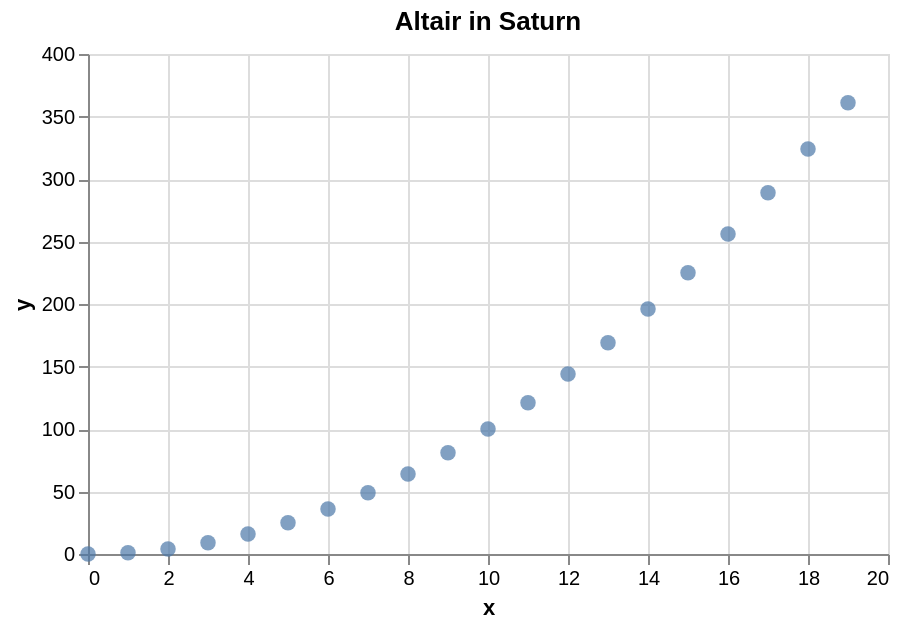

Notebook cell for this chart:
### Markdown cell above
## 5.3 Altair/Vega Charts
Run the cell below. You should see an Altair chart.

### Code cell
# Altair test (requires: pip install altair vega_datasets)
try:
    import altair as alt
    import pandas as pd
    data = pd.DataFrame({"x": range(20), "y": [x**2 for x in range(20)]})
    chart = alt.Chart(data).mark_circle(size=60).encode(
        x="x", y="y",
        tooltip=["x", "y"]
    ).properties(title="Altair in Saturn", width=400, height=250)
    chart.display()
except ImportError:
    print("Altair not installed. Run: pip install altair")

### Figure 1 — Vega-Lite specification as saved in the notebook (floating-point values rounded to 4 significant figures)
{"config": {"view": {"continuousWidth": 300, "continuousHeight": 300}}, "data": {"name": "data-51f1be4773baa16c2add609ce696b250"}, "mark": {"type": "circle", "size": 60}, "encoding": {"tooltip": [{"field": "x", "type": "quantitative"}, {"field": "y", "type": "quantitative"}], "x": {"field": "x", "type": "quantitative"}, "y": {"field": "y", "type": "quantitative"}}, "height": 250, "title": "Altair in Saturn", "width": 400, "$schema": "https://vega.github.io/schema/vega-lite/v6.1.0.json", "datasets": {"data-51f1be4773baa16c2add609ce696b250": [{"x": 0, "y": 0}, {"x": 1, "y": 1}, {"x": 2, "y": 4}, {"x": 3, "y": 9}, {"x": 4, "y": 16}, {"x": 5, "y": 25}, {"x": 6, "y": 36}, {"x": 7, "y": 49}, {"x": 8, "y": 64}, {"x": 9, "y": 81}, {"x": 10, "y": 100}, {"x": 11, "y": 121}, {"x": 12, "y": 144}, {"x": 13, "y": 169}, {"x": 14, "y": 196}, {"x": 15, "y": 225}, {"x": 16, "y": 256}, {"x": 17, "y": 289}, {"x": 18, "y": 324}, {"x": 19, "y": 361}]}}
